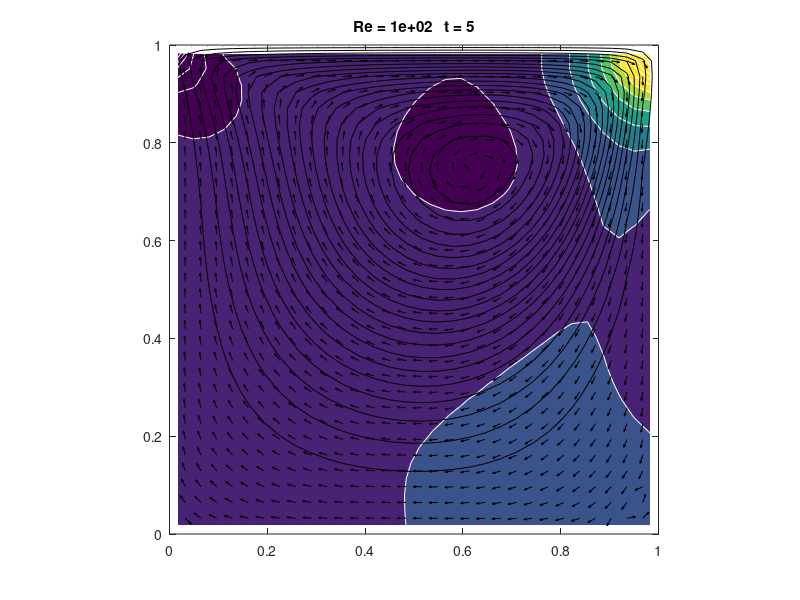

MATLAB code to generate this figure:
function mit18086_navierstokes
%MIT18086_NAVIERSTOKES
%    Solves the incompressible Navier-Stokes equations in a
%    rectangular domain with prescribed velocities along the
%    boundary. The solution method is finite differencing on
%    a staggered grid with implicit diffusion and a Chorin
%    projection method for the pressure.
%    Visualization is done by a colormap-isoline plot for
%    pressure and normalized quiver and streamline plot for
%    the velocity field.
%    The standard setup solves a lid driven cavity problem.

% 07/2007 by Benjamin Seibold
%            http://www-math.mit.edu/~seibold/
% Feel free to modify for teaching and learning.
%-----------------------------------------------------------------------
Re = 1e2;     % Reynolds number
dt = 1e-3;    % time step
tf = 5;    % final time
lx = 1;       % width of box
ly = 1;       % height of box
nx = 31;      % number of x-gridpoints
ny = 31;      % number of y-gridpoints
nsteps = 10;  % number of steps with graphic output
%-----------------------------------------------------------------------
nt = ceil(tf/dt); dt = tf/nt;
x = linspace(0,lx,nx+1) 
hx = lx/nx;
y = linspace(0,ly,ny+1); hy = ly/ny;
[X,Y] = meshgrid(y,x);
%-----------------------------------------------------------------------
% initial conditions
U = zeros(nx-1,ny); V = zeros(nx,ny-1);
% boundary conditions
uN = x*0+1;    vN = avg(x)*0;
uS = x*0;      vS = avg(x)*0;
uW = avg(y)*0; vW = y*0;
uE = avg(y)*0; vE = y*0;
%-----------------------------------------------------------------------
Ubc = dt/Re*([2*uS(2:end-1)' zeros(nx-1,ny-2) 2*uN(2:end-1)']/hx^2+...
      [uW;zeros(nx-3,ny);uE]/hy^2);
Vbc = dt/Re*([vS' zeros(nx,ny-3) vN']/hx^2+...
      [2*vW(2:end-1);zeros(nx-2,ny-1);2*vE(2:end-1)]/hy^2);

fprintf('initialization')
Lp = kron(speye(ny),K1(nx,hx,1))+kron(K1(ny,hy,1),speye(nx));
Lp(1,1) = 3/2*Lp(1,1);
perp = symamd(Lp); Rp = chol(Lp(perp,perp)); Rpt = Rp';
Lu = speye((nx-1)*ny)+dt/Re*(kron(speye(ny),K1(nx-1,hx,2))+...
     kron(K1(ny,hy,3),speye(nx-1)));
peru = symamd(Lu); Ru = chol(Lu(peru,peru)); Rut = Ru';
Lv = speye(nx*(ny-1))+dt/Re*(kron(speye(ny-1),K1(nx,hx,3))+...
     kron(K1(ny-1,hy,2),speye(nx)));
perv = symamd(Lv); Rv = chol(Lv(perv,perv)); Rvt = Rv';
Lq = kron(speye(ny-1),K1(nx-1,hx,2))+kron(K1(ny-1,hy,2),speye(nx-1));
perq = symamd(Lq); Rq = chol(Lq(perq,perq)); Rqt = Rq';

fprintf(', time loop\n--20%%--40%%--60%%--80%%-100%%\n')
for k = 1:nt
   % treat nonlinear terms
   gamma = min(1.2*dt*max(max(max(abs(U)))/hx,max(max(abs(V)))/hy),1);
   Ue = [uW;U;uE]; Ue = [2*uS'-Ue(:,1) Ue 2*uN'-Ue(:,end)];
   Ve = [vS' V vN']; Ve = [2*vW-Ve(1,:);Ve;2*vE-Ve(end,:)];
   Ua = avg(Ue')'; Ud = diff(Ue')'/2;
   Va = avg(Ve);   Vd = diff(Ve)/2;
   UVx = diff(Ua.*Va-gamma*abs(Ua).*Vd)/hx;
   UVy = diff((Ua.*Va-gamma*Ud.*abs(Va))')'/hy;
   Ua = avg(Ue(:,2:end-1));   Ud = diff(Ue(:,2:end-1))/2;
   Va = avg(Ve(2:end-1,:)')'; Vd = diff(Ve(2:end-1,:)')'/2;
   U2x = diff(Ua.^2-gamma*abs(Ua).*Ud)/hx;
   V2y = diff((Va.^2-gamma*abs(Va).*Vd)')'/hy;
   U = U-dt*(UVy(2:end-1,:)+U2x);
   V = V-dt*(UVx(:,2:end-1)+V2y);
   
   % implicit viscosity
   rhs = reshape(U+Ubc,[],1);
   u(peru) = Ru\(Rut\rhs(peru));
   U = reshape(u,nx-1,ny);
   rhs = reshape(V+Vbc,[],1);
   v(perv) = Rv\(Rvt\rhs(perv));
   V = reshape(v,nx,ny-1);
   
   % pressure correction
   rhs = reshape(diff([uW;U;uE])/hx+diff([vS' V vN']')'/hy,[],1);
   p(perp) = -Rp\(Rpt\rhs(perp));
   P = reshape(p,nx,ny);
   U = U-diff(P)/hx;
   V = V-diff(P')'/hy;
   
   % visualization
   %if floor(25*k/nt)>floor(25*(k-1)/nt), fprintf('.'), end
   if k==1|floor(nsteps*k/nt)>floor(nsteps*(k-1)/nt)
      % stream function
       rhs = reshape(diff(U')'/hy-diff(V)/hx,[],1);
       q(perq) = Rq\(Rqt\rhs(perq));
       Q = zeros(nx+1,ny+1);
       Q(2:end-1,2:end-1) = reshape(q,nx-1,ny-1);
       clf, contourf(avg(x),avg(y),P',20,'w-'), hold on
       contour(x,y,Q',20,'k-');
       Ue = [uS' avg([uW;U;uE]')' uN'];
       Ve = [vW;avg([vS' V vN']);vE];
       Len = sqrt(Ue.^2+Ve.^2+eps);
       quiver(x,y,(Ue./Len)',(Ve./Len)',.4,'k-')
       hold off, axis equal, axis([0 lx 0 ly])
       p = sort(p); caxis(p([8 end-7]))
       title(sprintf('Re = %0.1g   t = %0.2g',Re,k*dt))
       drawnow
   end
end
fprintf('\n')

%=======================================================================

function B = avg(A,k)
if nargin<2, k = 1; end
if size(A,1)==1, A = A'; end
if k<2, B = (A(2:end,:)+A(1:end-1,:))/2; else, B = avg(A,k-1); end
if size(A,2)==1, B = B'; end


function A = K1(n,h,a11)
% a11: Neumann=1, Dirichlet=2, Dirichlet mid=3;
A = spdiags([-1 a11 0;ones(n-2,1)*[-1 2 -1];0 a11 -1],-1:1,n,n)'/h^2;